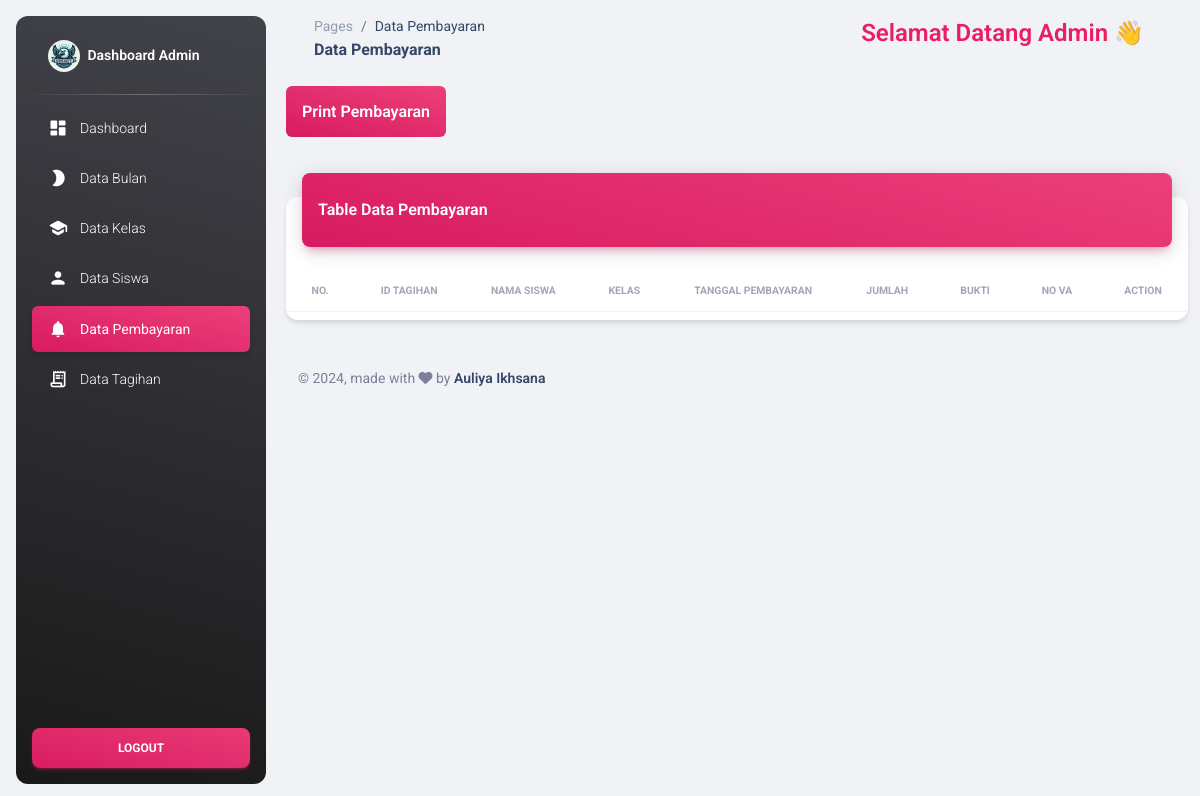
/admin/pages/pembayaran.php (signed in), run on an earlier commit of the app's database.
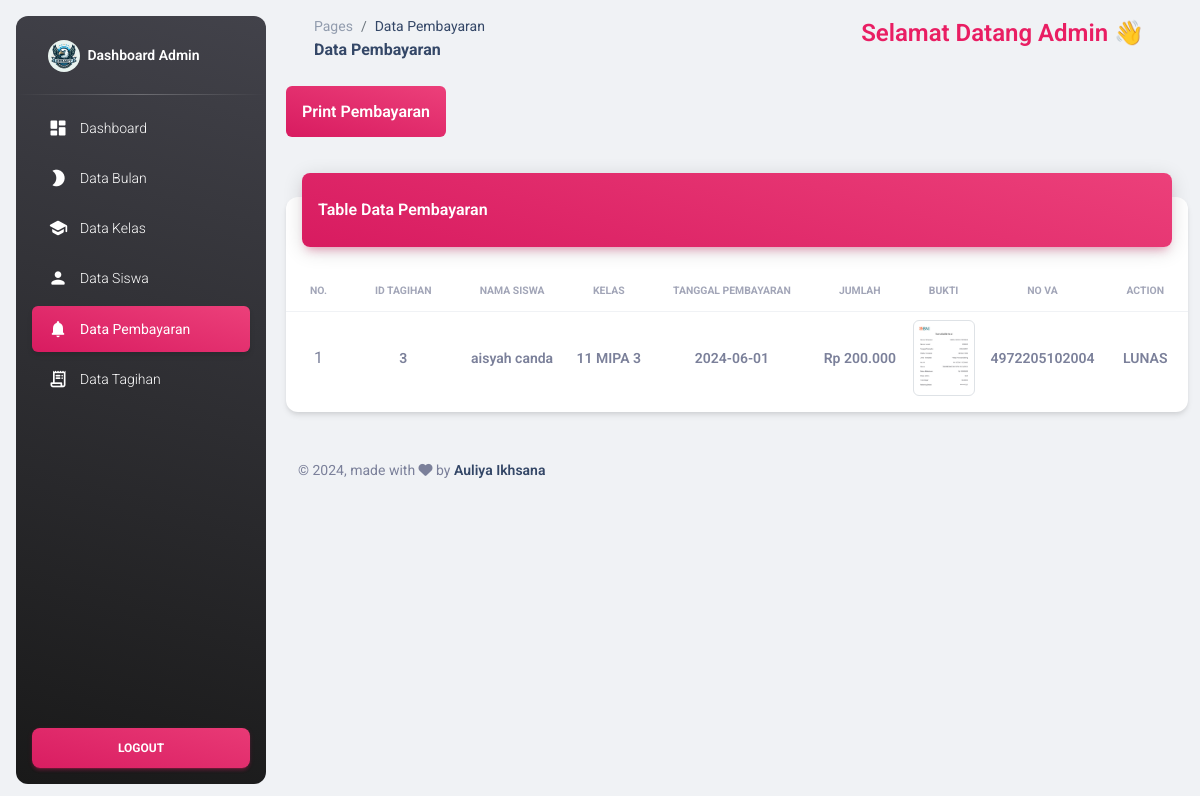
And on a later commit of the database.
### tables this page shows
CREATE TABLE `pembayaran` (
  `id_pembayaran` int(11) NOT NULL,
  `id_tagihan` int(11) DEFAULT NULL,
  `tanggal_pembayaran` date NOT NULL,
  `jumlah` decimal(10,2) NOT NULL,
  `status` varchar(50) NOT NULL,
  `bukti` varchar(50) NOT NULL,
  `va` varchar(20) NOT NULL
);

CREATE TABLE `tagihan` (
  `id_tagihan` int(11) NOT NULL,
  `nisn` varchar(10) DEFAULT NULL,
  `id_kelas` int(11) NOT NULL,
  `id_bulan` int(11) DEFAULT NULL,
  `jumlah` decimal(10,2) NOT NULL,
  `tagihan` varchar(20) NOT NULL DEFAULT '-',
  `status` enum('BELUM','LUNAS','DIPERIKSA') DEFAULT 'LUNAS'
);

CREATE TABLE `siswa` (
  `nisn` varchar(10) NOT NULL,
  `nis` varchar(10) NOT NULL,
  `nama` varchar(100) NOT NULL,
  `alamat` varchar(255) DEFAULT NULL,
  `no_telepon` varchar(15) DEFAULT NULL,
  `id_kelas` int(11) DEFAULT NULL,
  `spp` int(11) NOT NULL
);

CREATE TABLE `kelas` (
  `id_kelas` int(11) NOT NULL,
  `nama_kelas` varchar(50) NOT NULL
);

### admin/pages/pembayaran.php (the view, shortened to what this page needs)
<?php
require "functions/koneksi.php";
$query = "SELECT *,  pembayaran.status as konfirmasi FROM pembayaran
JOIN tagihan ON pembayaran.id_tagihan = tagihan.id_tagihan
JOIN siswa ON tagihan.nisn = siswa.nisn
JOIN kelas ON siswa.id_kelas = kelas.id_kelas
JOIN bulan ON tagihan.id_bulan = bulan.id_bulan
ORDER BY pembayaran.id_pembayaran DESC";
$hasil = $conn->query($query);
?>
<!DOCTYPE html>
<html lang="en">
<head>
  <link href="../assets/css/nucleo-icons.css" rel="stylesheet" />
  <link href="../assets/css/nucleo-svg.css" rel="stylesheet" />
  <link id="pagestyle" href="../assets/css/material-dashboard.css?v=3.1.0" rel="stylesheet" />
</head>
<body class="g-sidenav-show  bg-gray-200">
  <aside class="sidenav navbar navbar-vertical navbar-expand-xs border-0 border-radius-xl my-3 fixed-start ms-3   bg-gradient-dark" id="sidenav-main">
    <div class="sidenav-header">
      <a class="navbar-brand m-0" href=" https://demos.creative-tim.com/material-dashboard/pages/dashboard " target="_blank">
        <img src="../assets/img/logo.jpeg" class="navbar-brand-img h-100 rounded-circle" alt="main_logo">
        <span class="ms-1 font-weight-bold text-white">Dashboard Admin</span>
      </a>
    </div>
    <hr class="horizontal light mt-0 mb-2">
    <div class="collapse navbar-collapse  w-auto " id="sidenav-collapse-main">
      <ul class="navbar-nav">
        <li class="nav-item">
          <a class="nav-link text-white " href="dashboard.php">
            <div class="text-white text-center me-2 d-flex align-items-center justify-content-center">
              <i class="material-icons opacity-10">dashboard</i>
            </div>
            <span class="nav-link-text ms-1">Dashboard</span>
          </a>
        </li>
        <li class="nav-item">
          <a class="nav-link text-white " href="bulan.php">
            <div class="text-white text-center me-2 d-flex align-items-center justify-content-center">
              <i class="material-icons opacity-10">brightness_2</i>
            </div>
            <span class="nav-link-text ms-1">Data Bulan</span>
          </a>
        <li class="nav-item">
          <a class="nav-link text-white " href="kelas.php">
            <div class="text-white text-center me-2 d-flex align-items-center justify-content-center">
              <i class="material-icons opacity-10">school</i>
            </div>
            <span class="nav-link-text ms-1">Data Kelas</span>
          </a>
        </li>
        <li class="nav-item">
          <a class="nav-link text-white " href="siswa.php">
            <div class="text-white text-center me-2 d-flex align-items-center justify-content-center">
              <i class="material-icons opacity-10">person</i>
            </div>
            <span class="nav-link-text ms-1">Data Siswa</span>
          </a>
        </li>
        <li class="nav-item">
          <a class="nav-link text-white active bg-gradient-primary" href="pembayaran.php">
            <div class="text-white text-center me-2 d-flex align-items-center justify-content-center">
              <i class="material-icons opacity-10">notifications</i>
            </div>
            <span class="nav-link-text ms-1">Data Pembayaran</span>
          </a>
        </li>
        <li class="nav-item">
          <a class="nav-link text-white " href="tagihan.php">
            <div class="text-white text-center me-2 d-flex align-items-center justify-content-center">
              <i class="material-icons opacity-10">receipt_long</i>
            </div>
            <span class="nav-link-text ms-1">Data Tagihan</span>
          </a>
        </li>
      </ul>
    </div>
    <div class="sidenav-footer position-absolute w-100 bottom-0 ">
      <div class="mx-3">
        <a class="btn bg-gradient-primary w-100" href="logout.php" type="button" onclick=" return confirm ('Yakin ingin logout ?');">Logout</a>
      </div>
    </div>
  </aside>
  <main class="main-content position-relative max-height-vh-100 h-100 border-radius-lg ">
    <nav class="navbar navbar-main navbar-expand-lg px-0 mx-4 shadow-none border-radius-xl" id="navbarBlur" data-scroll="true">
      <div class="container-fluid py-1 px-3">
        <nav aria-label="breadcrumb">
          <ol class="breadcrumb bg-transparent mb-0 pb-0 pt-1 px-0 me-sm-6 me-5">
            <li class="breadcrumb-item text-sm"><a class="opacity-5 text-dark" href="javascript:;">Pages</a></li>
            <li class="breadcrumb-item text-sm text-dark active" aria-current="page">Data Pembayaran</li>
          </ol>
          <h6 class="font-weight-bolder mb-0">Data Pembayaran</h6>
        </nav>
        <div class="collapse navbar-collapse mt-sm-0 mt-2 me-md-0 me-sm-4" id="navbar">
          <div class="ms-md-auto pe-md-3 d-flex align-items-center">
            <label class="form-label text-2xl text-bold text-primary">Selamat Datang Admin 👋</label>
          </div>
        </div>
      </div>
    </nav>
    <div class="container-fluid py-4">
      <div class="row">
        <div class="mb-5">
          <a href="cetak/cetakbayar.php" class="p-3 rounded-2 bg-gradient-primary text-white text-bold">Print Pembayaran</a>
        </div>
        <div class="col-12">
          <div class="card my-4">
            <div class="card-header p-0 position-relative mt-n4 mx-3 z-index-2">
              <div class="bg-gradient-primary shadow-primary border-radius-lg pt-4 pb-3">
                <h6 class="text-white text-capitalize ps-3">Table Data Pembayaran</h6>
              </div>
            </div>
            <div class="card-body px-0 pb-2">
              <div class="table-responsive p-0">
                <table class="table align-items-center mb-0">
                  <thead>
                    <tr>
                      <th class="text-center text-uppercase text-secondary text-xxs font-weight-bolder opacity-7">No.</th>
                      <th class="text-center text-uppercase text-secondary text-xxs font-weight-bolder opacity-7">ID Tagihan</th>
                      <th class="text-center text-uppercase text-secondary text-xxs font-weight-bolder opacity-7">Nama Siswa</th>
                      <th class="text-center text-uppercase text-secondary text-xxs font-weight-bolder opacity-7">Kelas</th>
                      <th class="text-center text-uppercase text-secondary text-xxs font-weight-bolder opacity-7">Tanggal Pembayaran</th>
                      <th class="text-center text-uppercase text-secondary text-xxs font-weight-bolder opacity-7">Jumlah</th>
                      <th class="text-center text-uppercase text-secondary text-xxs font-weight-bolder opacity-7">Bukti</th>
                      <th class="text-center text-uppercase text-secondary text-xxs font-weight-bolder opacity-7">No VA</th>
                      <th class="text-center text-uppercase text-secondary text-xxs font-weight-bolder opacity-7">Action</th>
                    </tr>
                  </thead>
                  <tbody>
                    <?php $nom = 1;
                    ?>
                    <?php while ($pembayaran = $hasil->fetch_assoc()) :
                    ?>
                      <tr>
                        <td class="text-center"><?= $nom++ ?></td>
                        <td class="align-middle text-center text-sm text-bold"><?= $pembayaran['id_tagihan'] ?></td>
                        <td class="align-middle text-center text-sm text-bold"><?= $pembayaran['nama'] ?></td>
                        <td class="align-middle text-center text-sm text-bold"><?= $pembayaran['nama_kelas'] ?></td>
                        <td class="align-middle text-center text-sm text-bold"><?= $pembayaran['tanggal_pembayaran'] ?></td>
                        <td class="align-middle text-center text-sm text-bold">Rp <?= number_format($pembayaran['jumlah'], 0, ',', '.') ?></td>
                        <td class="align-middle text-center text-sm text-bold">
                          <a href="../../siswa/assets/img/bukti/<?= $pembayaran['bukti'] ?>" target="_blank">
                            <img src="../../siswa/assets/img/bukti/<?= $pembayaran['bukti'] ?>" alt="bukti" class="img-thumbnail">
                          </a>
                        </td>
                        <td class="align-middle text-center text-sm text-bold"><?= $pembayaran['va'] ?>
                        </td>
                        <td class="align-middle text-center text-sm text-bold">
                          <?php if ($pembayaran['konfirmasi'] == 'Belum Dikonfirmasi') : ?>
                            <a href="functions/konfirmasiPembayaran.php?id_pembayaran=<?= $pembayaran['id_pembayaran'] ?>&id_tagihan=<?= $pembayaran['id_tagihan'] ?>" class="btn btn-primary" onclick="return confirm('Yakin ingin konfirmasi pembayaran? Cek kembali Bila Diperlukan')">KONFIRMASI</a>
                            <a href="functions/batal.php?id_pembayaran=<?= $pembayaran['id_pembayaran'] ?>&id_tagihan=<?= $pembayaran['id_tagihan'] ?>" class="btn btn-danger" onclick="return confirm('Yakin ingin membatalkan pembayaran? Cek kembali Bila Diperlukan')">BATALKAN</a>
                          <?php else : ?>
                            <span>LUNAS</span>
                          <?php endif; ?>
                        </td>
                      </tr>
                    <?php endwhile;
                    ?>
                  </tbody>
                </table>
              </div>
            </div>
          </div>
        </div>
      </div>
      <footer class="footer py-4  ">
        <div class="container-fluid">
          <div class="row align-items-center justify-content-lg-between">
            <div class="col-lg-6 mb-lg-0 mb-4">
              <div class="copyright text-center text-sm text-muted text-lg-start">
                © ,
                made with <i class="fa fa-heart"></i> by
                <a href="" class="font-weight-bold" target="_blank">Auliya Ikhsana</a>
              </div>
            </div>
          </div>
        </div>
      </footer>
    </div>
  </main>
</body>
</html>

What changed in the data, as far as the page shows it:
added pembayaran: id_tagihan.id_tagihan "3", siswa.nama "aisyah canda", kelas.nama_kelas "11 MIPA 3", tanggal_pembayaran "2024-06-01", id_tagihan.jumlah "200.000", bukti (picture), va "4972205102004", status "LUNAS"
